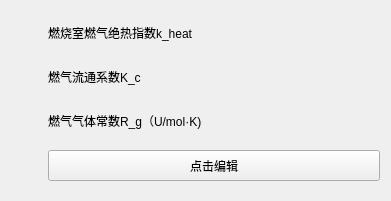
    <widget class="CardWidget" name="CardWidget_155">
     <property name="geometry">
      <rect>
       <x>100</x>
       <y>610</y>
       <width>391</width>
       <height>201</height>
      </rect>
     </property>
     <property name="minimumSize">
      <size>
       <width>0</width>
       <height>0</height>
      </size>
     </property>
     <layout class="QGridLayout" name="gridLayout_87">
      <item row="0" column="1">
       <widget class="SubtitleLabel" name="SubtitleLabel_658">
        <property name="minimumSize">
         <size>
          <width>300</width>
          <height>28</height>
         </size>
        </property>
        <property name="maximumSize">
         <size>
          <width>451</width>
          <height>28</height>
         </size>
        </property>
        <property name="text">
         <string>燃烧室燃气绝热指数k_heat</string>
        </property>
       </widget>
      </item>
      <item row="1" column="1">
       <widget class="SubtitleLabel" name="SubtitleLabel_657">
        <property name="minimumSize">
         <size>
          <width>300</width>
          <height>28</height>
         </size>
        </property>
        <property name="maximumSize">
         <size>
          <width>451</width>
          <height>28</height>
         </size>
        </property>
        <property name="text">
         <string>燃气流通系数K_c</string>
        </property>
       </widget>
      </item>
      <item row="3" column="1">
       <widget class="SubtitleLabel" name="SubtitleLabel_659">
        <property name="minimumSize">
         <size>
          <width>300</width>
          <height>28</height>
         </size>
        </property>
        <property name="maximumSize">
         <size>
          <width>451</width>
          <height>28</height>
         </size>
        </property>
        <property name="text">
         <string>燃气气体常数R_g（U/mol·K)</string>
        </property>
       </widget>
      </item>
      <item row="4" column="1">
       <widget class="PrimaryPushButton" name="PrimaryPushButton_75">
        <property name="maximumSize">
         <size>
          <width>16777215</width>
          <height>31</height>
         </size>
        </property>
        <property name="text">
         <string>点击编辑</string>
        </property>
       </widget>
      </item>
      <item row="0" column="0">
       <widget class="IconWidget" name="IconWidget_540">
        <property name="minimumSize">
         <size>
          <width>31</width>
          <height>31</height>
         </size>
        </property>
        <property name="maximumSize">
         <size>
          <width>31</width>
          <height>31</height>
         </size>
        </property>
       </widget>
      </item>
      <item row="1" column="0">
       <widget class="IconWidget" name="IconWidget_541">
        <property name="minimumSize">
         <size>
          <width>31</width>
          <height>31</height>
         </size>
        </property>
        <property name="maximumSize">
         <size>
          <width>31</width>
          <height>31</height>
         </size>
        </property>
       </widget>
      </item>
      <item row="3" column="0">
       <widget class="IconWidget" name="IconWidget_542">
        <property name="minimumSize">
         <size>
          <width>31</width>
          <height>31</height>
         </size>
        </property>
        <property name="maximumSize">
         <size>
          <width>31</width>
          <height>31</height>
         </size>
        </property>
       </widget>
      </item>
     </layout>
    </widget>
